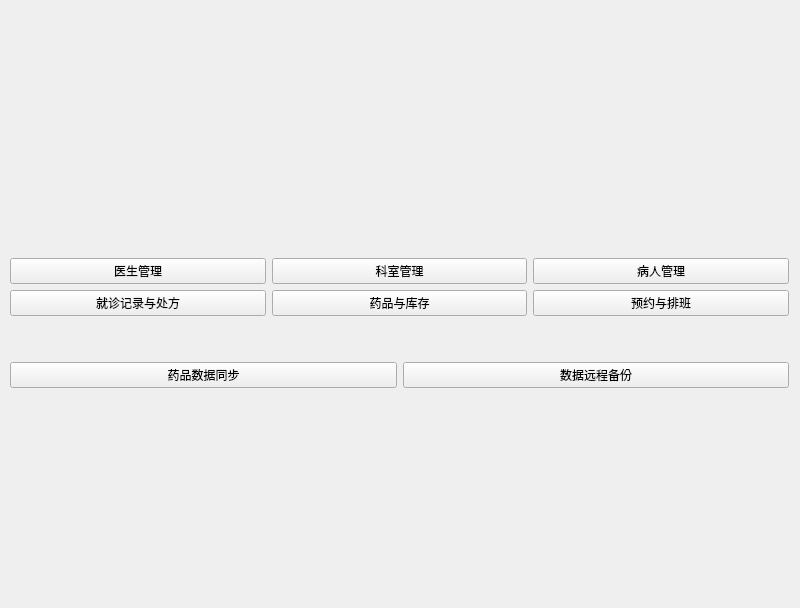
<?xml version="1.0" encoding="UTF-8"?>
<ui version="4.0">
 <class>WelcomeView</class>
 <widget class="QWidget" name="WelcomeView">
  <property name="geometry">
   <rect>
    <x>0</x>
    <y>0</y>
    <width>800</width>
    <height>608</height>
   </rect>
  </property>
  <property name="windowTitle">
   <string>欢迎</string>
  </property>
  <widget class="QWidget" name="">
   <property name="geometry">
    <rect>
     <x>10</x>
     <y>11</y>
     <width>779</width>
     <height>666</height>
    </rect>
   </property>
   <layout class="QVBoxLayout" name="verticalLayout_2">
    <item>
     <layout class="QVBoxLayout" name="verticalLayout">
      <item>
       <spacer name="verticalSpacer">
        <property name="orientation">
         <enum>Qt::Orientation::Vertical</enum>
        </property>
        <property name="sizeHint" stdset="0">
         <size>
          <width>775</width>
          <height>247</height>
         </size>
        </property>
       </spacer>
      </item>
      <item>
       <layout class="QHBoxLayout" name="horizontalLayout">
        <item>
         <widget class="QPushButton" name="btDoctor">
          <property name="maximumSize">
           <size>
            <width>16777215</width>
            <height>16777215</height>
           </size>
          </property>
          <property name="text">
           <string>医生管理</string>
          </property>
          <property name="icon">
           <iconset resource="img.qrc">
            <normaloff>:/C:/Users/hebi_/Desktop/images/yiseng.png</normaloff>:/C:/Users/hebi_/Desktop/images/yiseng.png</iconset>
          </property>
         </widget>
        </item>
        <item>
         <widget class="QPushButton" name="Department">
          <property name="maximumSize">
           <size>
            <width>16777215</width>
            <height>16777215</height>
           </size>
          </property>
          <property name="text">
           <string>科室管理</string>
          </property>
          <property name="icon">
           <iconset>
            <normaloff>C:/Users/hebi_/Desktop/images/科室.png</normaloff>C:/Users/hebi_/Desktop/images/科室.png</iconset>
          </property>
         </widget>
        </item>
        <item>
         <widget class="QPushButton" name="btPatient">
          <property name="maximumSize">
           <size>
            <width>16777215</width>
            <height>16777215</height>
           </size>
          </property>
          <property name="text">
           <string>病人管理</string>
          </property>
          <property name="icon">
           <iconset>
            <normaloff>C:/Users/hebi_/Desktop/images/患者.png</normaloff>C:/Users/hebi_/Desktop/images/患者.png</iconset>
          </property>
         </widget>
        </item>
       </layout>
      </item>
      <item>
       <layout class="QHBoxLayout" name="horizontalLayout_2">
        <item>
         <widget class="QPushButton" name="btVisit">
          <property name="focusPolicy">
           <enum>Qt::FocusPolicy::StrongFocus</enum>
          </property>
          <property name="text">
           <string>就诊记录与处方</string>
          </property>
          <property name="icon">
           <iconset resource="img.qrc">
            <normaloff>:/C:/Users/hebi_/Desktop/images/chufang.png</normaloff>:/C:/Users/hebi_/Desktop/images/chufang.png</iconset>
          </property>
         </widget>
        </item>
        <item>
         <widget class="QPushButton" name="btDrugStock">
          <property name="text">
           <string>药品与库存</string>
          </property>
          <property name="icon">
           <iconset resource="img.qrc">
            <normaloff>:/C:/Users/hebi_/Desktop/images/yaopin.png</normaloff>:/C:/Users/hebi_/Desktop/images/yaopin.png</iconset>
          </property>
         </widget>
        </item>
        <item>
         <widget class="QPushButton" name="btDoctorSchedule">
          <property name="text">
           <string>预约与排班</string>
          </property>
          <property name="icon">
           <iconset resource="img.qrc">
            <normaloff>:/C:/Users/hebi_/Desktop/images/paiban.png</normaloff>:/C:/Users/hebi_/Desktop/images/paiban.png</iconset>
          </property>
         </widget>
        </item>
       </layout>
      </item>
      <item>
       <spacer name="verticalSpacer_3">
        <property name="orientation">
         <enum>Qt::Orientation::Vertical</enum>
        </property>
        <property name="sizeHint" stdset="0">
         <size>
          <width>20</width>
          <height>40</height>
         </size>
        </property>
       </spacer>
      </item>
      <item>
       <layout class="QHBoxLayout" name="horizontalLayout_3">
        <item>
         <widget class="QPushButton" name="btnDrugSync">
          <property name="text">
           <string>药品数据同步</string>
          </property>
         </widget>
        </item>
        <item>
         <widget class="QPushButton" name="btnDataBackup">
          <property name="text">
           <string>数据远程备份</string>
          </property>
         </widget>
        </item>
       </layout>
      </item>
     </layout>
    </item>
    <item>
     <spacer name="verticalSpacer_2">
      <property name="orientation">
       <enum>Qt::Orientation::Vertical</enum>
      </property>
      <property name="sizeHint" stdset="0">
       <size>
        <width>775</width>
        <height>248</height>
       </size>
      </property>
     </spacer>
    </item>
   </layout>
  </widget>
 </widget>
 <resources>
  <include location="img.qrc"/>
 </resources>
 <connections/>
</ui>
